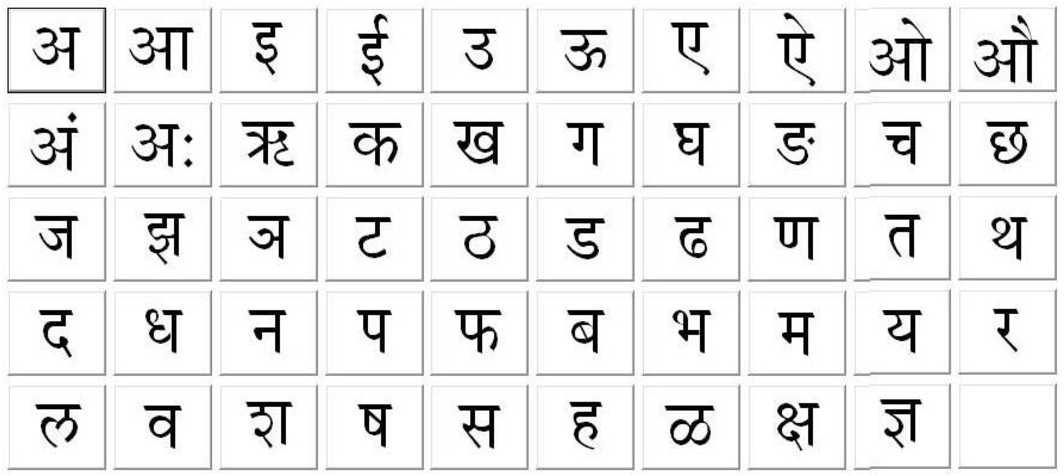
#> input picture ideal_characters.png, 1064 x 476 px
$ jupyter execute ideal_proprocessing.ipynb
#> lines starting #> are read from the running program, lines starting #| are printed output that depends on the picture
[cell 1]
import cv2

image = cv2.imread("ideal_characters.png")
#> image is the input picture: shape (476, 1064, 3); min 0, max 255, mean 233.3

[cell 2]
cropped_image = image[395:468, 855:925]
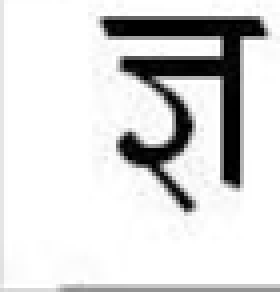
#> cropped_image: shape (73, 70, 3) (shown 4 times larger); min 0, max 255, mean 217.5
cv2.imwrite("reference_font/48.jpg",cropped_image)
#> Out = True
